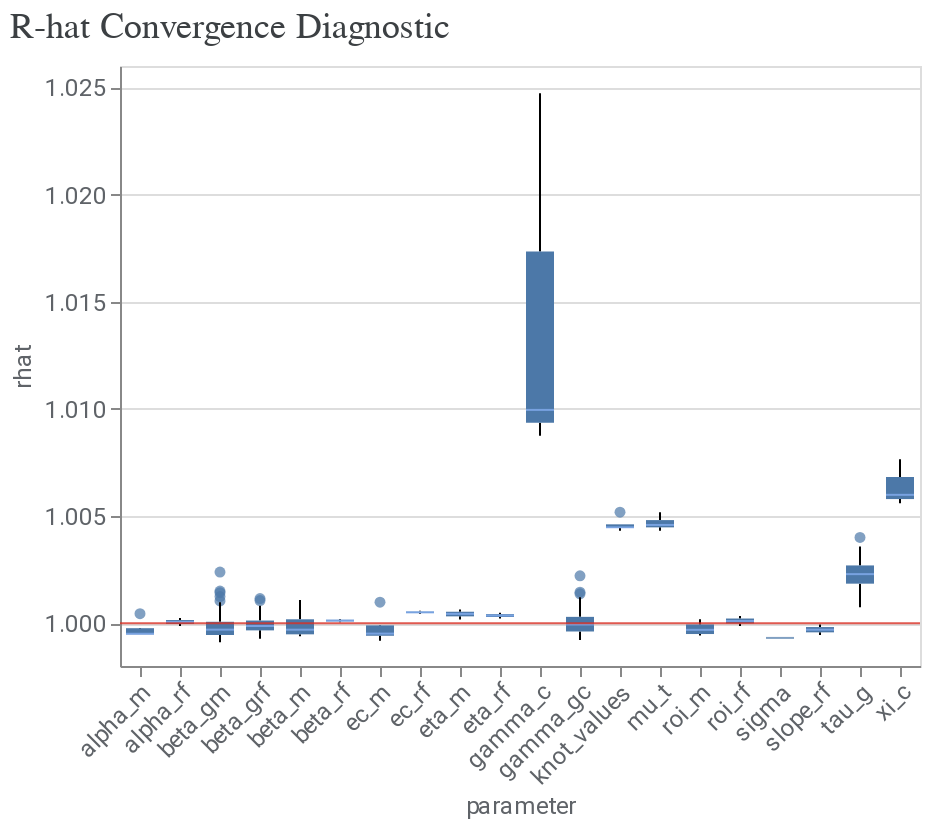

Source (notebook cell):
### Markdown cell above
## Model Convergence Diagnostics – R-hat

The **R-hat convergence diagnostic** evaluates whether the model’s Markov Chain Monte Carlo (MCMC) chains have converged to a stable posterior distribution.

- **Interpretation:**  
  - An **R-hat value close to 1.0** indicates good convergence.  
  - Values **above 1.05** suggest potential non-convergence for a parameter, meaning more sampling or model refinement may be needed.
- **Findings:**  
  - Most parameters cluster tightly around **1.000–1.005**, showing excellent convergence.
  - A few parameters (e.g., `gamma_c` and `x_i_c`) are slightly higher (~1.01–1.025), but still within an acceptable range for practical purposes.
- **Conclusion:**  
  Overall, the model demonstrates **strong convergence** with only minor deviations, which are unlikely to materially impact inference. However, parameters with higher R-hat could be monitored or targeted for additional sampling if further precision is desired.

### Code cell
model_diagnostics = visualizer.ModelDiagnostics(mmm)
model_diagnostics.plot_rhat_boxplot()

### Figure 1 — Vega-Lite specification as saved in the notebook (floating-point values rounded to 4 significant figures; data arrays with more than 128 entries replaced by an {"elided": "..."} marker saying what was removed)
{"config": {"view": {"continuousWidth": 300, "continuousHeight": 300}, "axis": {"labelColor": "#5F6368", "labelFont": "Roboto", "labelFontSize": 12, "titleColor": "#5F6368", "titleFont": "Roboto", "titleFontSize": 12, "titleFontWeight": "normal"}}, "layer": [{"data": {"name": "data-f3181c2c3580abe0aa1f117329d5813d"}, "mark": {"type": "boxplot", "median": {"color": "#8AB4F8"}, "outliers": {"filled": true}}, "encoding": {"x": {"axis": {"labelAngle": -45}, "field": "parameter", "type": "nominal"}, "y": {"field": "rhat", "scale": {"zero": false}, "type": "quantitative"}}}, {"data": {"name": "empty"}, "mark": {"type": "rule", "color": "#D93025", "opacity": 0.8}, "encoding": {"y": {"datum": 1}}}], "title": {"text": "R-hat Convergence Diagnostic", "anchor": "start", "color": "#3C4043", "font": "Google Sans Display", "fontSize": 18, "fontWeight": "normal", "offset": 10}, "width": 400, "$schema": "https://vega.github.io/schema/vega-lite/v5.20.1.json", "datasets": {"data-f3181c2c3580abe0aa1f117329d5813d": {"elided": "599 records"}, "empty": [{}]}}
